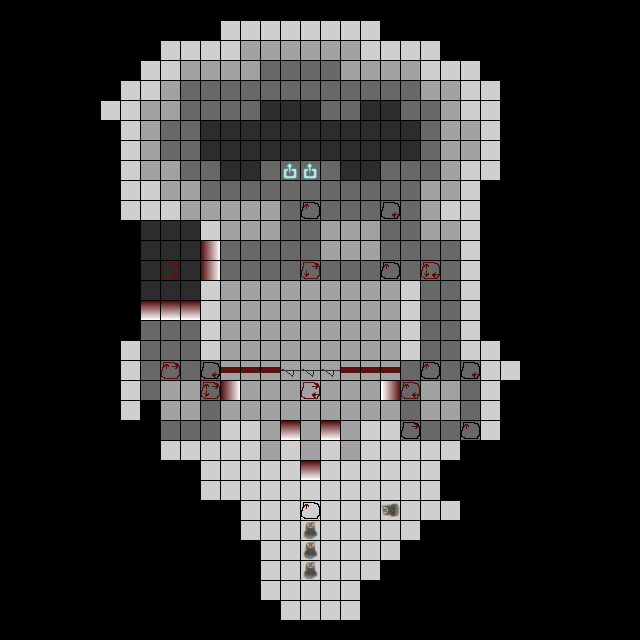

Below is a game level as drawn by its tile map, then a one-line description and the .tmx that defines it (tile-layer data replaced by summaries):
An orthogonal 32x32 tile map with 20x20 px tiles, 5 tile layers (Height, Objects, Opt1, Opt2, ...).

<map version="1.0" tiledversion="1.0.3" orientation="orthogonal" renderorder="right-down" width="32" height="32" tilewidth="20" tileheight="20" nextobjectid="1">
 <tileset firstgid="1" source="LevelTiles.tsx" />
 <layer name="Height" width="32" height="32">
  <data>[1024 cells, 447 non-empty, 4 distinct tile ids]</data>
 </layer>
 <layer name="Objects" width="32" height="32">
  <data>[1024 cells, 41 non-empty, 10 distinct tile ids]</data>
 </layer>
 <objectgroup name="Link" />
 <layer name="Opt1" width="32" height="32">
  <data>[1024 cells, 16 non-empty, 4 distinct tile ids]</data>
 </layer>
 <layer name="Opt2" width="32" height="32">
  <data>[1024 cells, 7 non-empty, 4 distinct tile ids]</data>
 </layer>
 <layer name="Opt3" width="32" height="32">
  <data>[1024 cells, 2 non-empty, 2 distinct tile ids]</data>
 </layer>
</map>